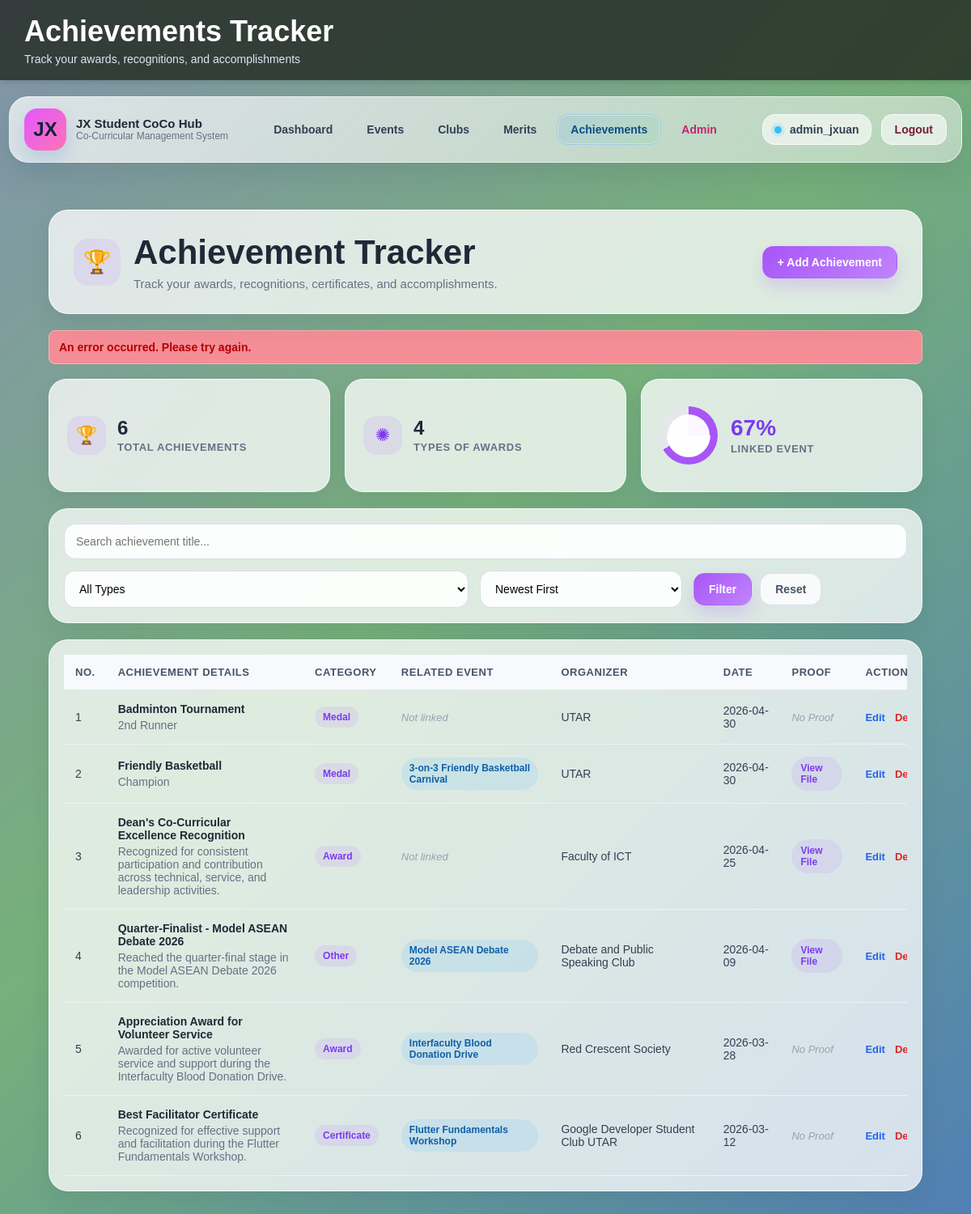
Screenshot of /achievement/achievement_list.php?status=error (signed in) with the database file from the repository.
### tables this page shows
CREATE TABLE `achievements` (
  `achievement_id` int(11) NOT NULL,
  `user_id` int(11) NOT NULL,
  `title` varchar(150) NOT NULL,
  `achievement_type` varchar(100) NOT NULL,
  `organizer` varchar(150) NOT NULL,
  `date_achieved` date NOT NULL,
  `description` text NOT NULL,
  `certificate_file` varchar(255) NOT NULL,
  `created_at` timestamp NOT NULL DEFAULT current_timestamp(),
  `updated_at` timestamp NOT NULL DEFAULT current_timestamp() ON UPDATE current_timestamp(),
  `event_id` int(11) DEFAULT NULL
);

CREATE TABLE `events` (
  `event_id` int(11) NOT NULL,
  `user_id` int(11) NOT NULL,
  `event_title` varchar(150) NOT NULL,
  `event_type` varchar(100) DEFAULT NULL,
  `organizer` varchar(150) NOT NULL,
  `event_date` date NOT NULL,
  `location` varchar(150) NOT NULL,
  `description` text DEFAULT NULL,
  `created_at` timestamp NOT NULL DEFAULT current_timestamp(),
  `club_id` int(11) DEFAULT NULL
);

### achievement/achievement_list.php (the view, shortened to what this page needs)
<?php
include("../db.php");
$user_id = $_SESSION['user_id'];
$status_message = "";
$status_type = "";
if (isset($_GET['status'])) {
    if ($_GET['status'] == "added") {
        $status_message = "Achievement added successfully.";
        $status_type = "success";
    } elseif ($_GET['status'] == "updated") {
        $status_message = "Achievement updated successfully.";
        $status_type = "success";
    } elseif ($_GET['status'] == "deleted") {
        $status_message = "Achievement deleted successfully.";
        $status_type = "success";
    } elseif ($_GET['status'] == "error") {
        $status_message = "An error occurred. Please try again.";
        $status_type = "error";
    }
}
$search = $_GET['search'] ?? "";
$sort = $_GET['sort'] ?? "DESC";
$query = "
    SELECT achievements.*, events.event_title AS related_event_title
    FROM achievements
    LEFT JOIN events ON achievements.event_id = events.event_id
    WHERE achievements.user_id='$user_id'
";
$query .= " ORDER BY achievements.date_achieved $sort";
$result = mysqli_query($con, $query);
include("../partials/header.php");
include("../partials/navbar.php");
?>
<div class="container module-shell achievement-shell">
    <?php
       $total_achievements = 0;
        $total_types = [];
        $linked_count = 0;
        $unlinked_count = 0;
        $link_percent = 0;
        $stats_query = "SELECT achievement_type, event_id FROM achievements WHERE user_id='$user_id'";
        $stats_result = mysqli_query($con, $stats_query);
        if ($stats_result && mysqli_num_rows($stats_result) > 0) {
            while ($stats_row = mysqli_fetch_assoc($stats_result)) {
                $total_achievements++;
                if (!empty($stats_row['achievement_type'])) {
                    $total_types[$stats_row['achievement_type']] = true;
                }
                if (!empty($stats_row['event_id'])) {
                    $linked_count++;
                } else {
                    $unlinked_count++;
                }
            }
        }
        $type_count = count($total_types);
        if ($total_achievements > 0) {
            $link_percent = round(($linked_count / $total_achievements) * 100);
        }
    ?>
    <section class="module-hero module-hero-achievement">
        <div class="module-hero-main">
            <div class="module-hero-icon achievement-accent-soft">🏆</div>
            <div class="module-hero-text-wrap">
                <h2>Achievement Tracker</h2>
                <p>Track your awards, recognitions, certificates, and accomplishments.</p>
            </div>
        </div>
        <div class="module-hero-actions">
            <a href="achievement_add.php" class="module-btn module-btn-primary achievement-accent-btn">+ Add Achievement</a>
        </div>
    </section>
    <?php if (!empty($status_message)) { ?>
        <div class="message <?php echo $status_type; ?> module-status-message">
            <?php echo $status_message; ?>
        </div>
    <?php } ?>
    <section class="module-stats-grid">
        <div class="module-stat-card">
            <div class="module-stat-icon achievement-accent-soft">🏆</div>
            <div>
                <h3><?php echo $total_achievements; ?></h3>
                <p>Total Achievements</p>
            </div>
        </div>
        <div class="module-stat-card">
            <div class="module-stat-icon achievement-accent-soft">✺</div>
            <div>
                <h3><?php echo $type_count; ?></h3>
                <p>Types of Awards</p>
            </div>
        </div>
        <div class="module-stat-card achievement-linkage-mini-card">
            <div class="achievement-linkage-mini-arc" style="--p: <?php echo $link_percent; ?>;"></div>
            <div class="achievement-linkage-mini-text">
                <h3><?php echo $link_percent; ?>%</h3>
                <p>Linked Event</p>
            </div>
        </div>
    </section>
    <section class="module-filter-card">
        <form method="GET" action="achievement_list.php" class="module-filter-form">
            <div class="module-filter-full">
                <input type="text" name="search" value="<?php echo htmlspecialchars($search); ?>" placeholder="Search achievement title...">
            </div>
            <div>
                <select name="type">
                    <option value="">All Types</option>
                </select>
            </div>
            <div>
                <select name="sort">
                    <option value="DESC" <?php if($sort=="DESC") echo "selected"; ?>>Newest First</option>
                </select>
            </div>
            <div class="module-filter-actions">
                <button type="submit" class="module-btn module-btn-primary achievement-accent-btn">Filter</button>
                <a href="achievement_list.php" class="module-btn module-btn-secondary">Reset</a>
            </div>
        </form>
    </section>
    <section class="module-content-card">
        <?php if(mysqli_num_rows($result) > 0) { ?>
            <div class="module-table-wrap">
                <table class="module-table">
                    <thead>
                        <tr>
                            <th>No.</th>
                            <th>Achievement Details</th>
                            <th>Category</th>
                            <th>Related Event</th>
                            <th>Organizer</th>
                            <th>Date</th>
                            <th>Proof</th>
                            <th>Actions</th>
                        </tr>
                    </thead>
                    <tbody>
                        <?php $count = 1; while($row = mysqli_fetch_assoc($result)) { ?>
                        <tr>
                            <td><?php echo $count++; ?></td>
                            <td>
                                <div class="achievement-title-block">
                                    <strong class="module-title-cell"><?php echo htmlspecialchars($row['title']); ?></strong>
                                    <div class="module-description-cell"><?php echo htmlspecialchars($row['description']); ?></div>
                                </div>
                            </td>
                            <td>
                                <span class="module-tag achievement-tag"><?php echo htmlspecialchars($row['achievement_type']); ?></span>
                            </td>
                            <td>
                                <?php if (!empty($row['related_event_title'])) { ?>
                                    <span class="module-tag event-tag"><?php echo htmlspecialchars($row['related_event_title']); ?></span>
                                <?php } else { ?>
                                    <span class="achievement-proof-empty">Not linked</span>
                                <?php } ?>
                            </td>
                            <td><?php echo htmlspecialchars($row['organizer']); ?></td>
                            <td><?php echo htmlspecialchars($row['date_achieved']); ?></td>
                            <td>
                                <?php if(!empty($row['certificate_file'])) { ?>
                                    <a href="uploads/<?php echo $row['certificate_file']; ?>" target="_blank" class="achievement-proof-link">View File</a>
                                <?php } else { ?>
                                    <span class="achievement-proof-empty">No Proof</span>
                                <?php } ?>
                            </td>
                            <td>
                                <div class="module-action-links">
                                    <a href="achievement_edit.php?achievement_id=<?php echo $row['achievement_id']; ?>" class="module-action-link module-action-edit">Edit</a>
                                    <a href="achievement_delete.php?achievement_id=<?php echo $row['achievement_id']; ?>" class="module-action-link module-action-delete">Delete</a>
                                </div>
                            </td>
                        </tr>
                        <?php } ?>
                    </tbody>
                </table>
            </div>
        <?php } ?>
    </section>
</div>
</body>
</html>

### rows the page displays
achievements: title "Badminton Tournament", description "2nd Runner", achievement_type "Medal", shows "Not linked", organizer "UTAR", date_achieved "2026-04-30", certificate_file "No Proof"
achievements: title "Friendly Basketball", description "Champion", achievement_type "Medal", event.event_title "3-on-3 Friendly Basketball Carnival", organizer "UTAR", date_achieved "2026-04-30"
achievements: title "Dean's Co-Curricular Excellence Recognition", description "Recognized for consistent participation and contribution across technical, service, and leadership activities.", achievement_type "Award", shows "Not linked", organizer "Faculty of ICT", date_achieved "2026-04-25"
achievements: title "Quarter-Finalist - Model ASEAN Debate 2026", description "Reached the quarter-final stage in the Model ASEAN Debate 2026 competition.", achievement_type "Other", event.event_title "Model ASEAN Debate 2026", organizer "Debate and Public Speaking Club", date_achieved "2026-04-09"
achievements: title "Appreciation Award for Volunteer Service", description "Awarded for active volunteer service and support during the Interfaculty Blood Donation Drive.", achievement_type "Award", event.event_title "Interfaculty Blood Donation Drive", organizer "Red Crescent Society", date_achieved "2026-03-28", certificate_file "No Proof"
achievements: title "Best Facilitator Certificate", description "Recognized for effective support and facilitation during the Flutter Fundamentals Workshop.", achievement_type "Certificate", event.event_title "Flutter Fundamentals Workshop", organizer "Google Developer Student Club UTAR", date_achieved "2026-03-12", certificate_file "No Proof"

### other values shown
$page_title "Achievements Tracker"
$page_subtitle "Track your awards, recognitions, and accomplishments"
$_SESSION['user_name'] "admin_jxuan"
$status_message "An error occurred. Please try again."
$total_achievements "6"
$type_count "4"
$link_percent "67"
